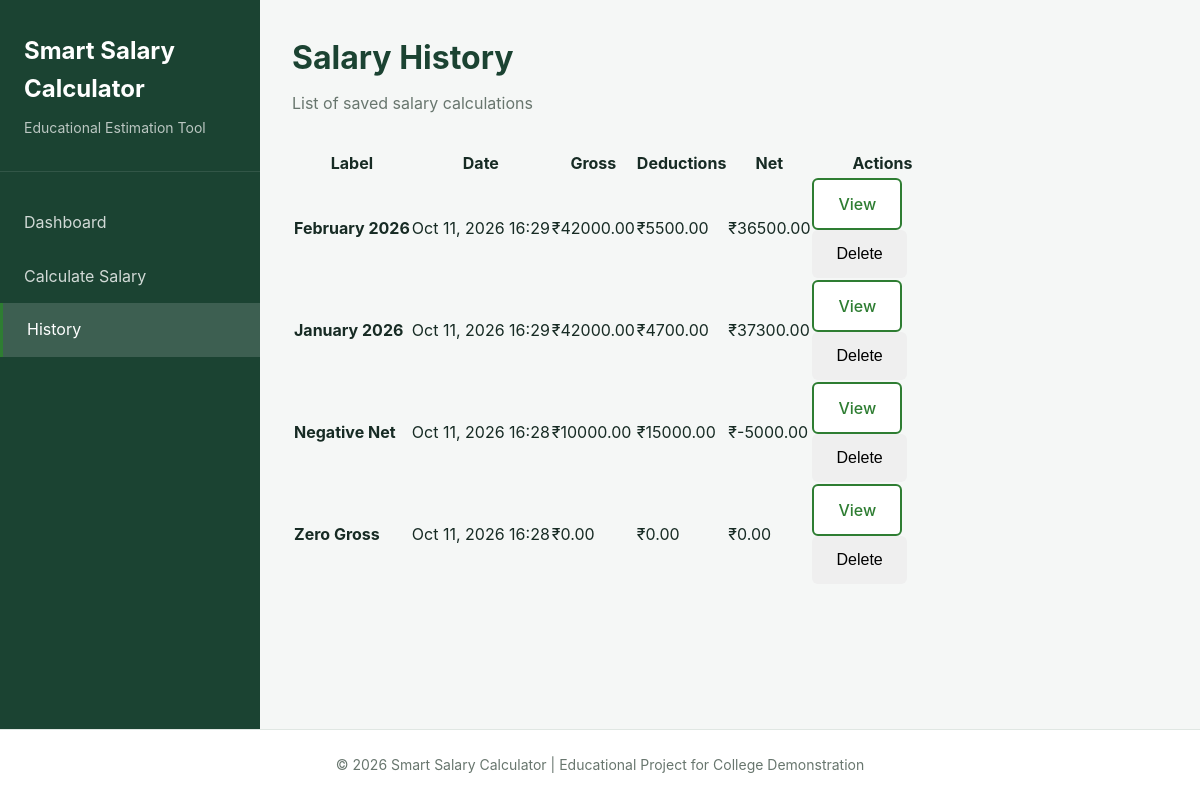
Before: /history/ with the older database file.
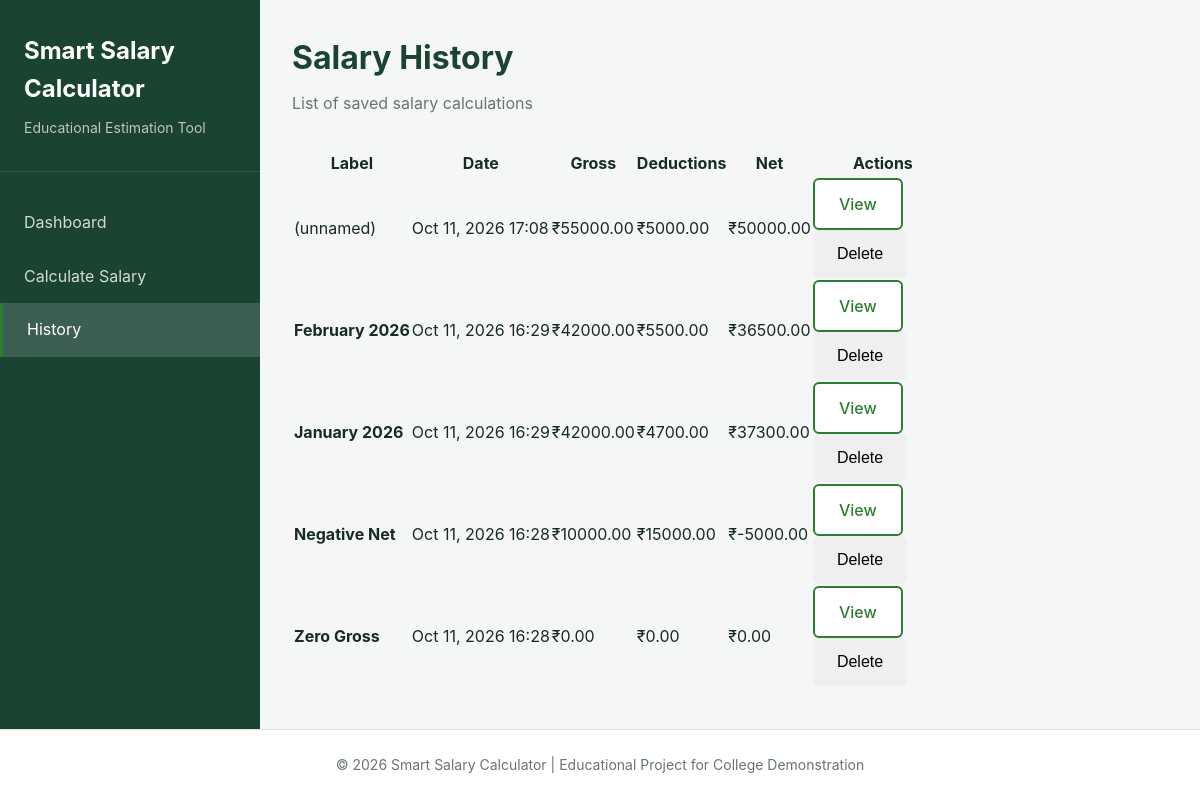
After: the same page with the newer database file.
### calculator/models.py (models this page shows, shortened)
class SalaryCalculation(models.Model):
    created_at = models.DateTimeField(
        auto_now_add=True, help_text="Timestamp when this calculation was created"
    )
    label = models.CharField(
        max_length=200,
        blank=True,
        null=True,
        help_text="Optional descriptive label for this calculation",
    )
    basic_salary = models.DecimalField(
        max_digits=12,
        decimal_places=2,
        help_text="Monthly basic salary",
    )
    hra = models.DecimalField(
        max_digits=12,
        decimal_places=2,
        default=Decimal("0.00"),
        help_text="House Rent Allowance",
    )
    other_allowances = models.DecimalField(
        max_digits=12,
        decimal_places=2,
        default=Decimal("0.00"),
        help_text="Other monthly allowances",
    )
    bonus_overtime = models.DecimalField(
        max_digits=12,
        decimal_places=2,
        default=Decimal("0.00"),
        help_text="Bonus and overtime pay",
    )
    pf_deduction = models.DecimalField(
        max_digits=12,
        decimal_places=2,
        default=Decimal("0.00"),
        help_text="Provident Fund deduction",
    )
    professional_tax = models.DecimalField(
        max_digits=12,
        decimal_places=2,
        default=Decimal("0.00"),
        help_text="Professional tax deduction",
    )
    income_tax_estimate = models.DecimalField(
        max_digits=12,
        decimal_places=2,
        default=Decimal("0.00"),
        help_text="Estimated income tax deduction",
    )
    other_deductions = models.DecimalField(
        max_digits=12,
        decimal_places=2,
        default=Decimal("0.00"),
        help_text="Other deductions",
    )
    gross_salary = models.DecimalField(
        max_digits=12,
        decimal_places=2,
        help_text="Calculated gross salary (snapshot)",
    )
    total_deductions = models.DecimalField(
        max_digits=12,
        decimal_places=2,
        help_text="Calculated total deductions (snapshot)",
    )
    net_salary = models.DecimalField(
        max_digits=12,
        decimal_places=2,
        help_text="Calculated net salary (snapshot)",
    )
    class Meta:
        ordering = ["-created_at"]
        verbose_name = "Salary Calculation"
        verbose_name_plural = "Salary Calculations"

### calculator/views.py (the view)
# urls.py: path('history/', calculator_views.history, name='history'),
def history(request):
    query = request.GET.get('q', '')
    calculations = SalaryCalculation.objects.all().order_by('-created_at')
    if query:
        calculations = calculations.filter(label__icontains=query)
    paginator = Paginator(calculations, 10)
    page_number = request.GET.get('page')
    page_obj = paginator.get_page(page_number)
    return render(request, 'calculator/history.html', {
        'page_obj': page_obj,
        'search_query': query,
    })

### templates/calculator/history.html (shortened to what this page needs)
{% extends 'base.html' %}
{% block content %}
<div class="page-header">
    <h1 class="page-title">Salary History</h1>
    <p class="page-description">List of saved salary calculations</p>
</div>
{% if page_obj %}
    <div class="history-table-wrapper">
        <table class="history-table">
            <thead>
                <tr>
                    <th>Label</th>
                    <th>Date</th>
                    <th>Gross</th>
                    <th>Deductions</th>
                    <th>Net</th>
                    <th style="width: 140px;">Actions</th>
                </tr>
            </thead>
            <tbody>
                {% for calc in page_obj %}
                <tr class="history-row">
                    <td>
                        {% if calc.label %}
                            <strong>{{ calc.label }}</strong>
                        {% else %}
                            <span class="label-unstyled">(unnamed)</span>
                        {% endif %}
                    </td>
                    <td>{{ calc.created_at|date:"M d, Y H:i" }}</td>
                    <td>₹{{ calc.gross_salary }}</td>
                    <td>₹{{ calc.total_deductions }}</td>
                    <td>₹{{ calc.net_salary }}</td>
                    <td>
                        <div class="history-actions">
                            <a href="{% url 'history_detail' calc.id %}" class="btn btn-sm btn-secondary">View</a>
                            <form method="post" action="{% url 'delete_calculation' calc.id %}" style="display:inline;">
                                <button type="submit" class="btn btn-sm btn-danger" onclick="return confirm('Are you sure you want to delete this calculation?');">Delete</button>
                            </form>
                        </div>
                    </td>
                </tr>
                {% endfor %}
            </tbody>
        </table>
    </div>
{% endif %}
{% endblock %}

### templates/base.html (shortened to what this page needs)
{% load static %}
<!DOCTYPE html>
<html lang="en">
<head>
    <link rel="stylesheet" href="{% static 'css/style.css' %}">
</head>
<body>
    <div class="app-container">
        <aside class="sidebar">
            <div class="sidebar-header">
                <h1 class="app-title">Smart Salary Calculator</h1>
                <p class="app-subtitle">Educational Estimation Tool</p>
            </div>
            <nav class="sidebar-nav">
                <a href="{% url 'dashboard' %}" class="nav-link {% if request.resolver_match.url_name == 'dashboard' %}active{% endif %}">Dashboard</a>
                <a href="{% url 'calculator' %}" class="nav-link {% if request.resolver_match.url_name == 'calculator' %}active{% endif %}">Calculate Salary</a>
                <a href="{% url 'history' %}" class="nav-link {% if request.resolver_match.url_name == 'history' %}active{% endif %}">History</a>
            </nav>
        </aside>
        <main class="main-content">
            {% block content %}
            {% endblock %}
        </main>
    </div>
    <footer class="footer">
        <p>&copy; 2026 Smart Salary Calculator | Educational Project for College Demonstration</p>
    </footer>
</body>
</html>

### static/css/style.css (style rules this page uses)
:root { --primary-green: #2E7D32; --dark-green: #1B4332; --main-text: #172B24; --page-bg: #F5F7F6; --card-bg: #FFFFFF; --border-color: #E0E7E3; --secondary-text: #68766E; --error-color: #C62828; --warning-color: #F57C00; --success-color: #2E7D32; }
* { margin: 0; padding: 0; box-sizing: border-box; }
body { font-family: -apple-system, BlinkMacSystemFont, 'Segoe UI', 'Roboto', 'Oxygen', 'Ubuntu', 'Cantarell', sans-serif; background-color: var(--page-bg); color: var(--main-text); line-height: 1.6; min-height: 100vh; display: flex; flex-direction: column; }
.app-container { display: flex; flex: 1; }
.sidebar { width: 260px; background-color: var(--dark-green); color: white; padding: 2rem 0; display: flex; flex-direction: column; }
.sidebar-header { padding: 0 1.5rem 2rem; border-bottom: 1px solid rgba(255, 255, 255, 0.1); }
.app-title { font-size: 1.5rem; font-weight: 700; margin-bottom: 0.5rem; color: white; }
.app-subtitle { font-size: 0.875rem; color: rgba(255, 255, 255, 0.7); }
.sidebar-nav { padding: 1.5rem 0; flex: 1; }
.nav-link { display: block; padding: 0.875rem 1.5rem; color: rgba(255, 255, 255, 0.8); text-decoration: none; transition: all 0.2s; }
.nav-link.active { background-color: rgba(255, 255, 255, 0.15); color: white; border-left: 3px solid var(--primary-green); }
.main-content { flex: 1; padding: 2rem; overflow-y: auto; }
.page-header { margin-bottom: 2rem; }
.page-title { font-size: 2rem; font-weight: 700; color: var(--dark-green); margin-bottom: 0.5rem; }
.page-description { font-size: 1rem; color: var(--secondary-text); }
.btn { display: inline-block; padding: 0.75rem 1.5rem; font-size: 1rem; font-weight: 500; text-align: center; text-decoration: none; border: none; border-radius: 6px; cursor: pointer; transition: all 0.2s; line-height: 1.5; }
.btn-secondary { background-color: white; color: var(--primary-green); border: 2px solid var(--primary-green); }
.footer { background-color: var(--card-bg); border-top: 1px solid var(--border-color); padding: 1.5rem 2rem; text-align: center; color: var(--secondary-text); font-size: 0.875rem; }

Changed rows visible on the page:
added SalaryCalculation: label "(unnamed)", created_at "Oct 11, 2026 17:08", gross_salary "55000.00", total_deductions "5000.00", net_salary "50000.00"
